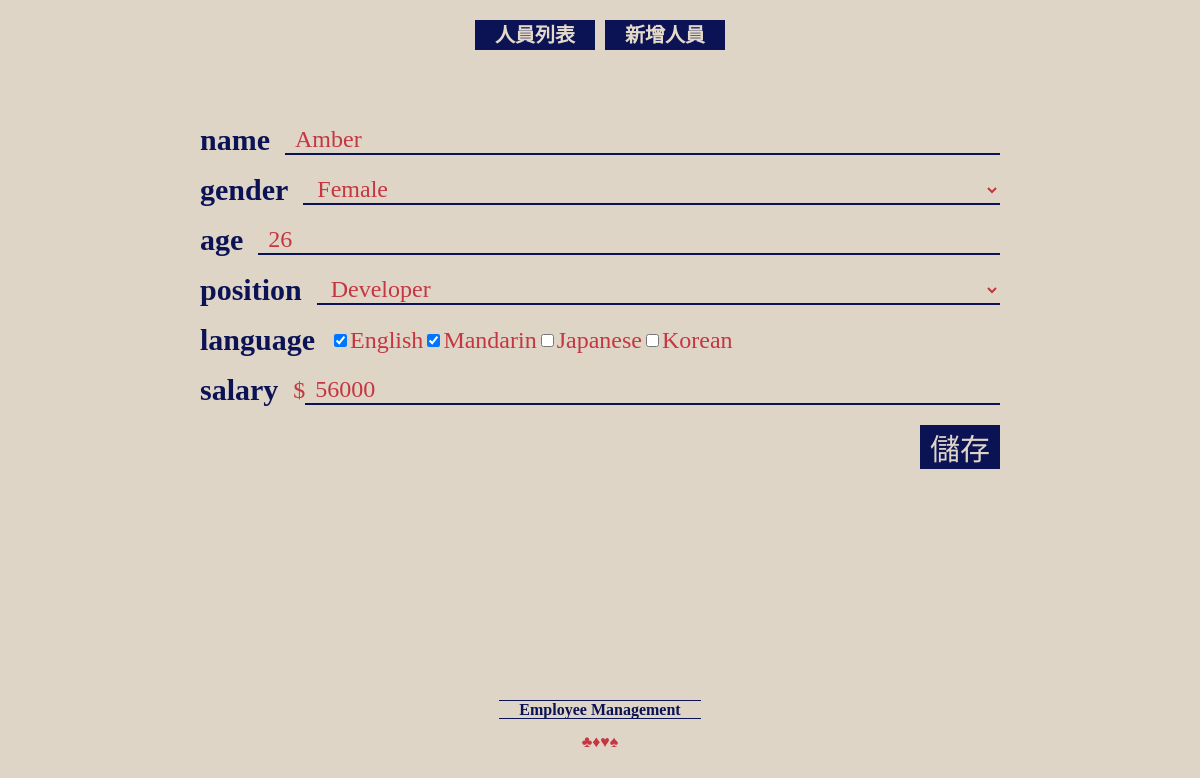
The page /edit/3 on the database its author committed.
### peopleApp/models.py (models this page shows, shortened)
class People(models.Model):\
    GENDER_CHOICES = [
        ("Female", "Female"),
        ("Male", "Male")
    ]
    POSITION_CHOICES = [
        ("Developer", "Developer"),
        ("Designer", "Designer"),
        ("Assistant", "Assistant")
    ]
    LANGUAGE_CHOICES = (
        ('English', 'English'),
        ('Mandarin', 'Mandarin'),
        ('Japanese', 'Japanese'),
        ('Korean', 'Korean')
    )
    name = models.CharField(max_length=64)
    gender = models.CharField(max_length=64, choices=GENDER_CHOICES)
    age = models.IntegerField()
    position = models.CharField(max_length=64, choices=POSITION_CHOICES)
    language = MultiSelectField(max_length =64, choices=LANGUAGE_CHOICES)
    salary = models.IntegerField()
    _time = models.DateTimeField(auto_now_add=True)
    class Meta:
        ordering = ['-_time']
        verbose_name = '人員列表'
        verbose_name_plural = '人員列表'

### peopleApp/views.py (the view)
# urls.py: path('edit/<int:id>', views.EDITPage, name="EDITPAGE"),
def EDITPage(request, id):
    peopleUnit = models.People.objects.get(id=id)
    return render(request, './people/edit.html',{'peopleUnit':peopleUnit})

### peopleApp/templates/people/edit.html (shortened to what this page needs)
{% extends 'base.html' %}
{% block main %}
<div class="pageWrap">
    <form action="/update/{{peopleUnit.id}}" method="POST" class="employeeForm">
        <span>
            <label for="name">name</label>
            <input type="text" name="name" required value="{{peopleUnit.name}}">
        </span>
        <span>
            <label for="gender">gender</label>
            <select name="gender" id="" required>
                <option value="Female" {% if peopleUnit.gender == 'Female'%}selected {% endif %}>Female</option>
            </select>
        </span>
        <span>
            <label for="age">age</label>
            <input type="number" name="age" value="{{peopleUnit.age}}">
        </span>
        <span>
            <label for="position">position</label>
            <select name="position" id=""required>
                <option value="Developer" {% if peopleUnit.position == 'Developer'%}selected {%endif%}>Developer</option>
            </select>
        </span>
        <span>
            <label for="language">language</label>
            <input name="language" type="checkbox" value="English" {% if 'English' in peopleUnit.language %}checked="True"{% endif%}><b class="forcheck" for="">English</b>
            <input name="language" type="checkbox" value="Mandarin"{% if 'Mandarin' in peopleUnit.language %}checked="True"{% endif%}><b class="forcheck" for="">Mandarin</b>
            <input name="language" type="checkbox" value="Japanese"{% if 'Japanese' in peopleUnit.language %}checked="True"{% endif%}><b class="forcheck" for="">Japanese</b>
            <input name="language" type="checkbox" value="Korean"{% if 'Korean' in peopleUnit.language %}checked="True"{% endif%}><b class="forcheck" for="">Korean</b>
        </span>
        <span>
            <label for="language">salary</label>
            <b>$</b><input type="text" placeholder="salary" name="salary" value="{{peopleUnit.salary}}">
        </span>
        <span>
            <button type="submit">儲存</button>
        </span>
    </form>
</div>
{% endblock %}

### static/css/main.css (style rules this page uses)
* { font-family: 'Noto Serif TC', serif !important; box-sizing: border-box !important; }
.pageWrap { width: 100%; max-width: 800px; display: block; margin: 0 auto; }
.employeeForm { display: flex; width: 100%; flex-direction: column; justify-content: flex-start; }
.employeeForm > span { width: 100%; margin: 5px auto; display: flex; flex-direction: row; justify-content: flex-start; align-items: center; margin-bottom: 15px; }
.employeeForm > span input[type=text], .employeeForm > span input[type=number], .employeeForm > span select { flex-grow: 1; font-size: 24px; border: none; background: none; color: #c53640; padding: 0 10px; border-bottom: 2px solid #0c1355; }
.employeeForm > span label { font-size: 30px; color: #0c1355; margin-right: 15px; font-weight: 700; }
.employeeForm > span b { font-size: 24px; color: #c53640; }
.employeeForm button { background: #0c1355; color: #ded5c7; border: none; font-size: 30px; margin-left: auto; padding: 0 10px; }

### rows shown on the page
People: name "Amber", gender "Female", age "26", position "Developer", language "☑", salary "56000"
